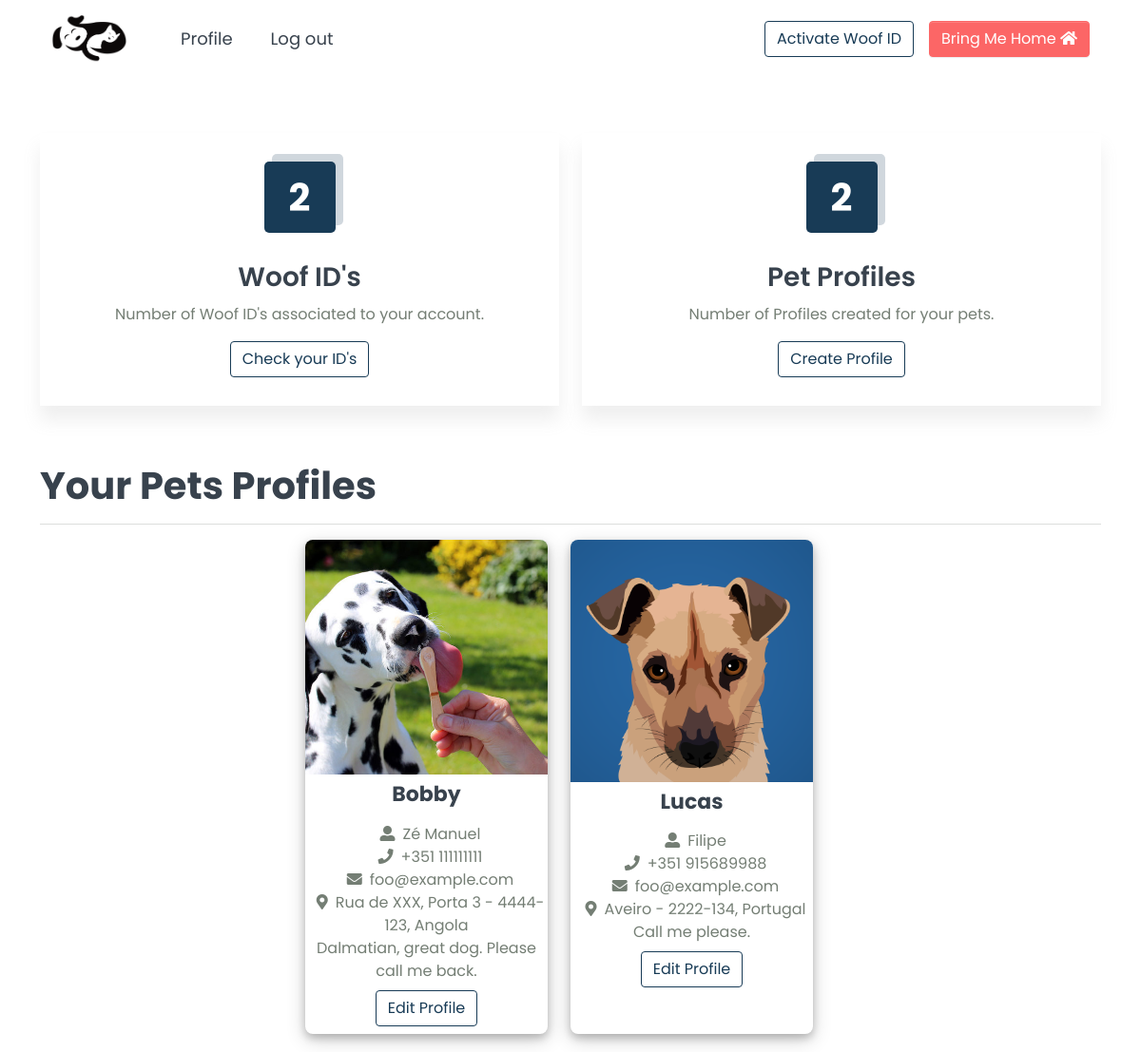
Before: /profile (signed in) with the older database file.
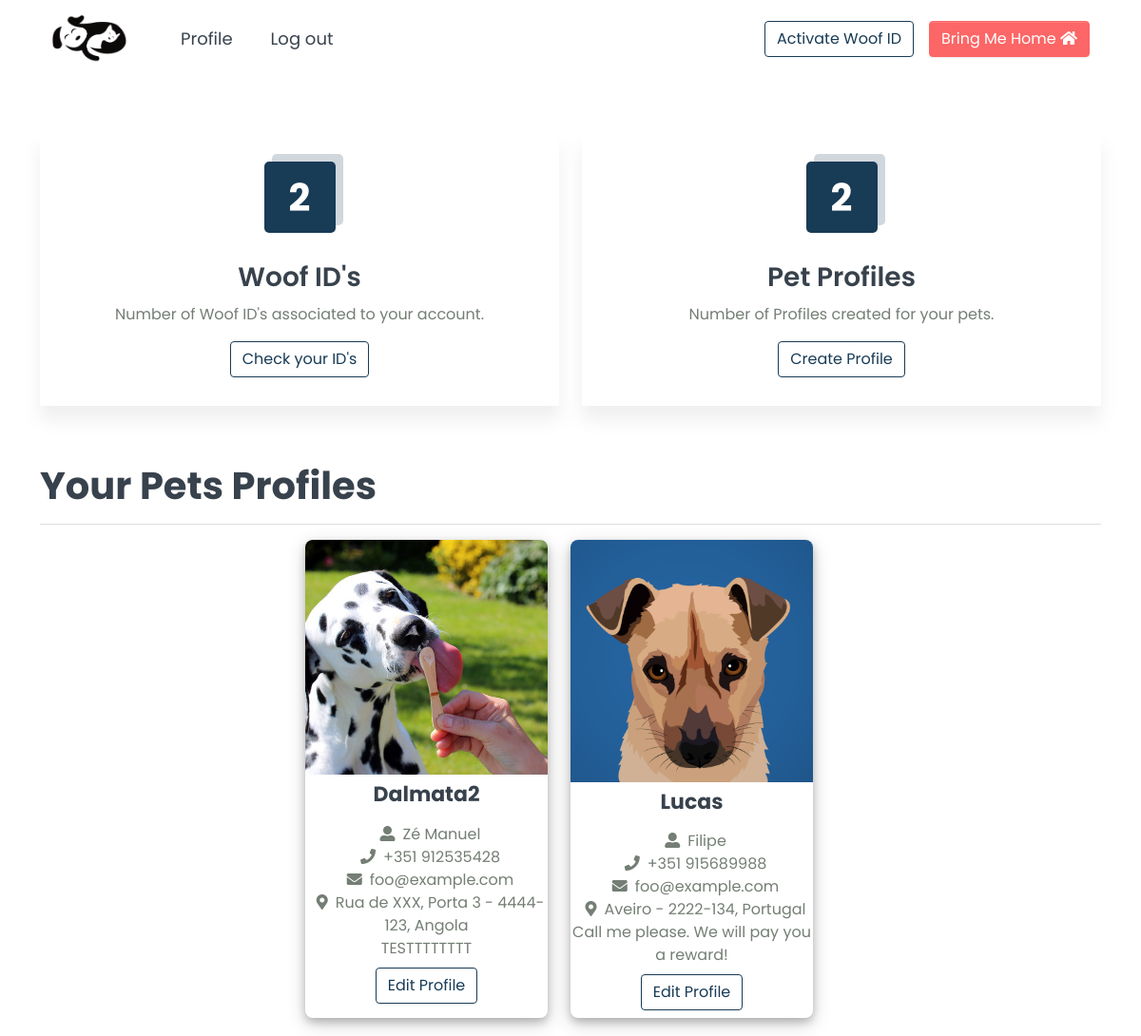
After: the same page with the newer database file.
### woofid/models.py (models this page shows, shortened)
class Pet(models.Model):
    pet_name = models.CharField(max_length=32, blank=False)
    image = models.ImageField(upload_to="media/",default='static/media/default.jpg')
    owner = models.CharField(max_length=32, blank=False)
    country = CountryField()
    zip_code = models.CharField(max_length=10, blank=False)
    address = models.CharField(max_length=254, blank=False)
    phone = models.CharField(max_length=14, blank=False)
    email = models.EmailField()
    additional = models.TextField( blank=False)
    account = models.ForeignKey(
        User, on_delete=models.CASCADE, related_name="account")

### woofid/views.py (the view, shortened to what this page needs)
# urls.py: path("profile", views.profile, name="profile"),
@csrf_exempt
@login_required(login_url="/login")
def profile(request):
    user_pets = Pet.objects.filter(
        account=User.objects.get(pk=request.user.id))
    total_pet_profiles = user_pets.count()
    total_woof_ids = WoofTag.objects.filter(
        user=User.objects.get(pk=request.user.id)).count()
    return render(request, "woofid/profile.html", {
        "total_pet_profiles": total_pet_profiles,
        "total_woof_ids": total_woof_ids,
        "user_pets": user_pets
    })

### woofid/templates/woofid/profile.html (shortened to what this page needs)
{% extends "woofid/layout.html" %}
{% load static %}
{% load custom_tags%}
{% load countries %}
{% block navbar %}
    <div class="mr-auto">
      <ul class="navbar-nav navbar-nav-hover align-items-lg-center">
        <li class="nav-item">
            <a href="{% url 'profile' %}" class="nav-link">Profile</a>
        </li>
        <li class="nav-item">
            <a href="{% url 'logout' %}" class="nav-link">Log out</a>
        </li>
      </ul>
    </div>
{% endblock %}
{% block main %}
      <div class="container" id="profile_page">
        <section class="profile-section pt-140 pb-60">
          <div class="row">
            <div class="col-lg-12 col-md-12 text-center">
              <div class="row">
                <div class="col-lg-6 d-flex align-items-stretch">
                  <div class="single-feature">
                    <div class="icon color-4">
                      <b id="num_woof_ids">{{ total_woof_ids }}</b>
                    </div>
                    <div class="content">
                      <h3>Woof ID's</h3>
                      <p>Number of Woof ID's associated to your account.</p>
                       <button class="btn btn-outline-soft mt-3" id="yours_ids">Check your ID's</button>
                    </div>
                  </div>
                </div>
                <div class="col-lg-6 d-flex align-items-stretch" >
                  <div class="single-feature wow">
                    <div class="icon color-4">
                      <b id="num_profiles">{{ total_pet_profiles }}</b>
                    </div>
                    <div class="content">
                      <h3>Pet Profiles</h3>
                      <p>Number of Profiles created for your pets.</p>
                      <button class="btn btn-outline-soft mt-3" id="create_pet">Create Profile</button>
                    </div>
                  </div>
                </div>
              </div>
            </div>
        </section>
          <h1 class="mt-30">Your Pets Profiles</h1>
          <hr>
          <div class="row mb-30">
            <div class="row justify-content-center" id="profiles_row">
              {% for pet in user_pets %}
              <div class="col-md-3 col-xs-12 d-flex align-items-stretch mb-5" id="{{pet.id}}">
                <div class="card-sl">
                  <div class="card-image">
                      <img src="{% static '' %}{{pet.image}}">
                  </div>
                  <div class="info text-center">
                    <h4 id="pets_name" class="mt-2">{{pet.pet_name}}</h4>
                    <div class="text-center content mt-3">
                      <p><i class="fas fa-user-alt mx-2"></i>{{pet.owner}}</p>
                      <p><i class="fa fa-phone mx-2"></i>{{pet.phone}}</p>
                      <p><i class="fa fa-envelope mx-2"></i>{{pet.email}}</p>
                      <p><i class="fa fa-map-marker-alt mx-2"></i>{{pet.address}} - {{pet.zip_code}}, {{pet.country.name}}</p>
                      <p class="">{{pet.additional}}</p>
                    </div>
                    <button class="btn btn-outline-soft mt-2 mb-2" id="edit_pet" data-id="{{pet.id}}" onclick="profile_edit({{pet.id}})">Edit Profile</button>
                  </div>
                </div>
              </div>
            {% empty %}
            <div class="text-center mt-50" id="no_pets">
              <h1>It seems like you have<span> no pets.</span></h1>
            </div>
            {% endfor %}
            </div>
          </div>
        </div>
                      {% get_countries as countries %}
                      {% get_countries as countries %}
{% endblock %}

### woofid/templates/woofid/layout.html (shortened to what this page needs)
{% load static %}
<!DOCTYPE html>
<html lang="en">
<head>
    <link
      href="https://cdn.jsdelivr.net/npm/bootstrap@5.0.2/dist/css/bootstrap.min.css"
      rel="stylesheet"
    />
    <link rel="stylesheet" href="https://cdnjs.cloudflare.com/ajax/libs/font-awesome/5.15.0/css/all.min.css" />
    <link href="{% static 'woofid/main.css' %}" rel="stylesheet">
</head>
<body>
  <header class="header-area">
    <div class="navbar-area">
      <div class="container">
        <nav class="navbar navbar-expand-lg navbar-light">
          <div class="container position-relative">
            <a class="navbar-brand mr-lg-4 d-none d-lg-block" href="{% url 'index' %}">
              <img src="{% static 'woofid/img/petslogo.png' %}" style="width:80px" alt="logo">
            </a>
            <div class="collapse navbar-collapse navbar-menu" id="navbar_global">
              {% block navbar %}
              {% endblock %}
            </div>
            <div class="d-flex align-items-center">
              {% if user.is_authenticated %}
              <a href="{% url 'authentication' %}" class="btn btn-outline-soft mx-3 d-none d-xl-block">Activate Woof ID</a>
              {% else %}
              <a href="{% url 'login' %}" class="btn btn-outline-soft mx-3 d-none d-xl-block ">Activate Woof ID</a>
              {% endif %}
              <a href="{% url 'get_me_home' %}" class="btn btn-md btn-tertiary text-white">Bring Me Home <i class="fas fa-home ml-2"></i></a>
            </div>
          </div>
        </nav>
      </div>
    </div>
  </header>
  <main class="main">
    {% block main %}
    {% endblock %}
  </main>
</body>
</html>

### woofid/static/woofid/main.css (style rules this page uses)
body { font-family: "Poppins", sans-serif; font-style: normal; color: #747e74; overflow-x: hidden; }
html { scroll-behavior: smooth; }
* { margin: 0; padding: 0; box-sizing: border-box; }
.mb-30 { margin-bottom: 30px; }
.pt-140 { padding-top: 140px; }
.pb-60 { padding-bottom: 60px; }
img { max-width: 100%; }
ul { margin: 0; padding: 0; list-style-type: none; }
a { text-decoration: none; display: inline-block; }
h1, h3, h4 { font-family: "Poppins", sans-serif; font-weight: 700; color: #38424d; }
h3 { font-size: 28px; }
h4 { font-size: 22px; }
p { font-size: 16px; font-weight: 400; line-height: 24px; color: #747e74; margin: 0; }
.navbar-area { position: absolute; top: 0; left: 0; width: 100%; z-index: 9; }
.navbar { position: relative; padding: 10px 0px 20px 0px; }
.navbar-nav .nav-item { position: relative; margin-left: 40px; }
.navbar-nav .nav-item .nav-link { position: relative; padding: 10px 0; font-size: 18px; font-weight: 400; color: #38424d; }
.feature-section .single-feature, .profile-section .single-feature { padding: 30px; text-align: center; box-shadow: 0 15px 17px 0 rgb(154 154 154 / 16%); width: 100%; }
.feature-section .single-feature .icon, .profile-section .single-feature .icon { position: relative; width: 75px; height: 75px; display: flex; margin: 0 auto 30px; background-color: #487cff; color: #fff; font-size: 40px; justify-content: center; align-items: center; border-radius: 5px; }
.feature-section .single-feature .icon.color-4, .profile-section .single-feature .icon.color-4 { background-color: #183b56; }
.feature-section .single-feature .icon::after, .profile-section .single-feature .icon::after { content: ""; position: absolute; width: 100%; height: 100%; background-color: inherit; border-radius: inherit; top: -8px; right: -8px; z-index: -1; opacity: 0.2; transition: all 0.3s ease-out 0s; }
.profile-section .single-feature .content h3 { font-weight: 600; margin-bottom: 10px; }
.navbar-light:not(.headroom--not-top) .btn-outline-soft { border-color: #183b56; color: #183b56; }
.btn-tertiary { color: #183b56; background-color: #fc6666; border-color: #fc6666; box-shadow: inset 0 1px 0 rgb(255 255 255 / 15%), 0 1px 1px rgb(23 31 56 / 8%); }
.btn-outline-soft { border-color: #183b56; color: #183b56; }
.card-sl { border-radius: 8px; box-shadow: 0 4px 8px 0 rgba(0, 0, 0, 0.2), 0 6px 20px 0 rgba(0, 0, 0, 0.19); }
.card-image img { max-height: 100%; max-width: 100%; border-radius: 8px 8px 0px 0; }

Changed rows visible on the page:
changed Pet "Zé Manuel": pet_name "Bobby" → "Dalmata2"; phone "+351 111111111" → "+351 912535428"; additional "Dalmatian, great dog. Please call me back." → "TESTTTTTTTT"
changed Pet "Lucas": additional "Call me please." → "Call me please. We will pay you a reward!"
